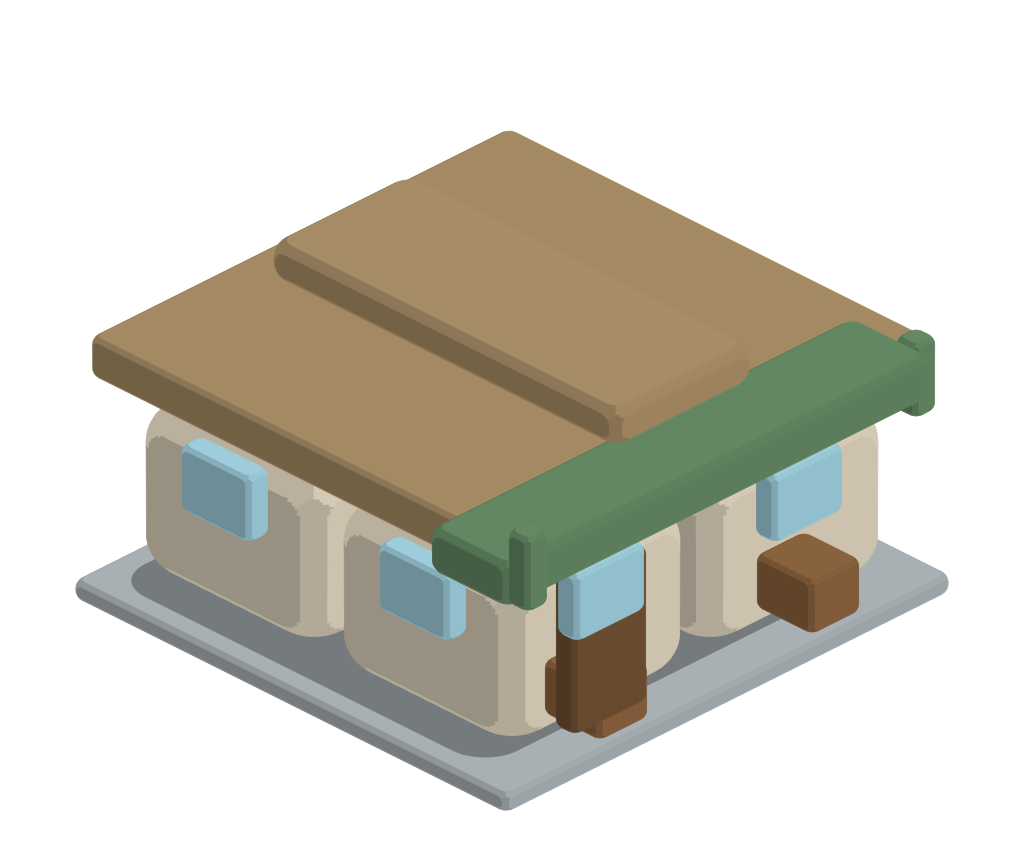

Source code (Python):
# market.py — compact neighborhood market with one green clay awning.
#   python3 market.py → market.svg
from iso_lib import *

a = Asset(tiles=(1, 1))
HU, HV, TOP = a.envelope(.86, .88, .9)

WALL = "#eadfc8"
ROOF = "#aa8f67"
AWNING = "#678d66"
DOOR = tint(WOOD, .78)

PLINTH = 22
a.voxel(0, 0, 0, HU, HV, PLINTH / 2, STONE, r=10)
a.flat(-8, 15, PLINTH, HU - 32, HV - 34, 32, STONE, face="left", zshade=PLINTH)
g = VoxelGrid(a, u=96, gap=7)

HALF = 198
q = HALF / 2
for x in (-q, q):
    for y in (-q, q):
        g.place(x, y, PLINTH + 4, q - 4, q - 4, 84, WALL)

g.place(168, 0, 194, 42, 214, 24, AWNING, r=14)
EAVES, RIDGE = HV - 10, TOP - 42
for side in (-1, 1):
    g.place(0, side * EAVES / 2, 218, EAVES, EAVES / 2 - 3, (RIDGE - 222) / 2, ROOF)
g.place(0, 0, RIDGE, 176, 72, (TOP - RIDGE) / 2, ROOF, r=18)

g.place(HALF - 10, HALF / 2, PLINTH + 4, 12, 38, 78, DOOR, r=9)
for side in (-1, 1):
    g.place(HALF - 10, side * HALF / 2, 118, 12, 36, 34, GLASS, r=9)
    g.place(side * HALF / 2, HALF - 10, 118, 36, 12, 34, GLASS, r=9)

# Two low timber crates beside the entrance.
g.place(188, 104, PLINTH + 4, 30, 26, 28, WOOD, r=9)
g.place(188, -108, PLINTH + 4, 30, 26, 28, WOOD, r=9)
for side in (-1, 1):
    g.place(210, side * 194, 194, 12, 12, 38, AWNING, r=9)
g.draw()

print("ok market.svg top sy =", round(a.save("market.svg"), 1))
